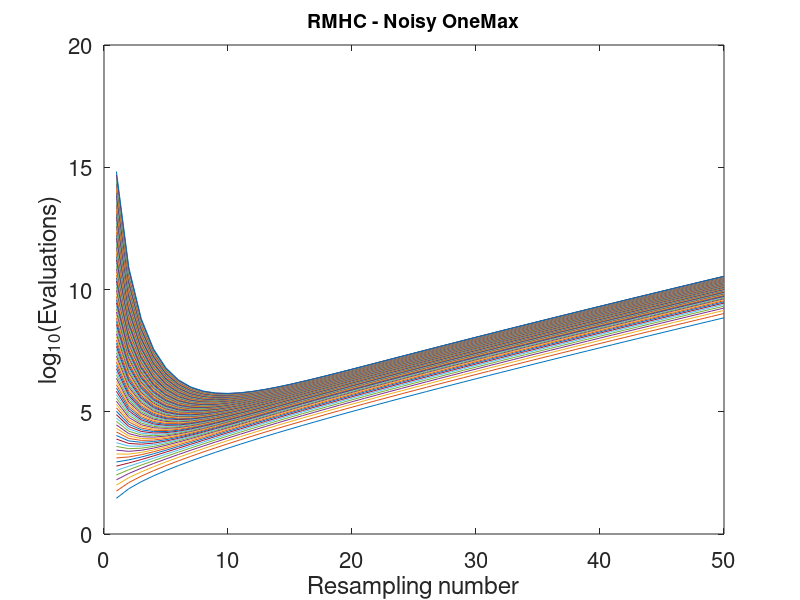

The MATLAB source for this figure: (Note: this script raises an error after producing the figure.)
% test Equation 20
R=[1:50];
figure
for n=[2:100]
f=[]
for r=R
f=[f 2*r*n/(1/2-erf(sqrt(r)/2)/2)/((1/2+erf(sqrt(r)/2)/2)^n)];
end
plot(R,log10(f))
hold on
end
xlabel('Resampling number','FontSize',16);
ylabel(sprintf('%s','log_{10}(Evaluations)'),'FontSize',16);
set(gca,'FontSize',16)
%h=legend('n=10', 'n=50','n=100','n=250','n=500','n=750','n=1000');
title('RMHC - Noisy OneMax','FontSize',14);
set(h,'FontSize',14);
legend boxoff 
grid on